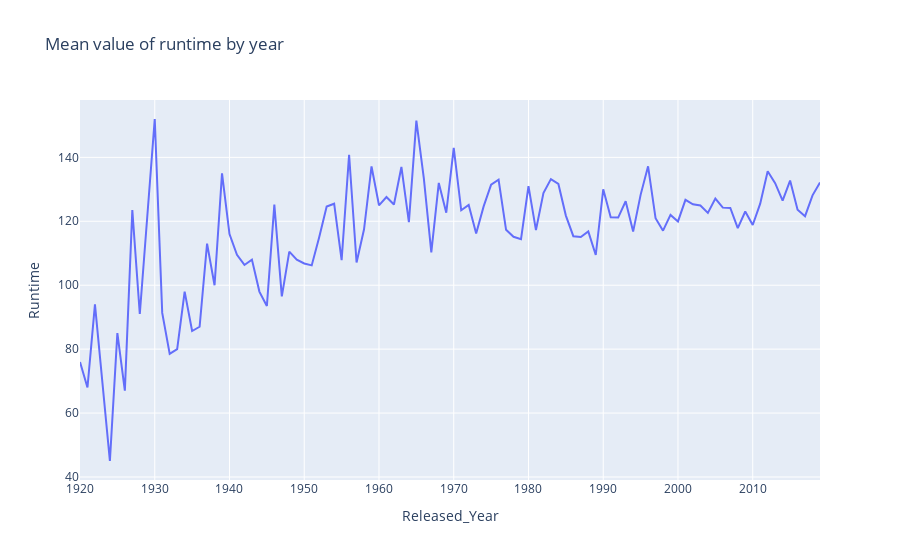

Write notebook code for a chart like this one.
### Code cell
# Agrupando os valores por ano e calculando a média do Runtime dos filmes de cada ano
mean_values = df.groupby('Released_Year')['Runtime'].mean().reset_index()

# Gráfico de linha para a média do tempo de duração de filmes por ano
fig = ex.line(mean_values, x='Released_Year', y='Runtime', title='Mean value of runtime by year')
fig.show()

### Figure 1 — Plotly figure (JSON) as saved in the notebook; plotly's stock layout.template omitted (floating-point values rounded to 4 significant figures)
{"data": [{"hovertemplate": "Released_Year=%{x}<br>Runtime=%{y}<extra></extra>", "legendgroup": "", "line": {"color": "#636efa", "dash": "solid"}, "marker": {"symbol": "circle"}, "mode": "lines", "name": "", "orientation": "v", "showlegend": false, "type": "scatter", "x": [1920, 1921, 1922, 1924, 1925, 1926, 1927, 1928, 1930, 1931, 1932, 1933, 1934, 1935, 1936, 1937, 1938, 1939, 1940, 1941, 1942, 1943, 1944, 1945, 1946, 1947, 1948, 1949, 1950, 1951, 1952, 1953, 1954, 1955, 1956, 1957, 1958, 1959, 1960, 1961, 1962, 1963, 1964, 1965, 1966, 1967, 1968, 1969, 1970, 1971, 1972, 1973, 1974, 1975, 1976, 1977, 1978, 1979, 1980, 1981, 1982, 1983, 1984, 1985, 1986, 1987, 1988, 1989, 1990, 1991, 1992, 1993, 1994, 1995, 1996, 1997, 1998, 1999, 2000, 2001, 2002, 2003, 2004, 2005, 2006, 2007, 2008, 2009, 2010, 2011, 2012, 2013, 2014, 2015, 2016, 2017, 2018, 2019], "xaxis": "x", "y": [76, 68, 94, 45, 85, 67, 123.5, 91, 152, 91.33, 78.5, 80, 98, 85.67, 87, 113, 100, 135, 116, 109.5, 106.3, 108, 98, 93.5, 125.2, 96.5, 110.5, 108, 106.8, 106.2, 115, 124.6, 125.5, 107.8, 140.8, 107.1, 117.5, 137.1, 125, 127.6, 125.2, 137, 119.7, 151.5, 133.4, 110.3, 132, 122.7, 143, 123.4, 125.1, 116.2, 124.7, 131.4, 133, 117.3, 115.1, 114.4, 131, 117.2, 128.8, 133.2, 131.7, 121.8, 115.3, 115.1, 116.8, 109.5, 130, 121.2, 121.2, 126.3, 116.8, 128.3, 137.2, 120.9, 117.1, 122, 119.9, 126.7, 125.3, 125.0, 122.6, 127.1, 124.3, 124.2, 117.9, 123.1, 118.8, 125.5, 135.7, 131.9, 126.5, 132.7, 123.6, 121.6, 128.1, 132.1], "yaxis": "y"}], "layout": {"legend": {"tracegroupgap": 0}, "title": {"text": "Mean value of runtime by year"}, "xaxis": {"anchor": "y", "domain": [0, 1], "title": {"text": "Released_Year"}}, "yaxis": {"anchor": "x", "domain": [0, 1], "title": {"text": "Runtime"}}}}
